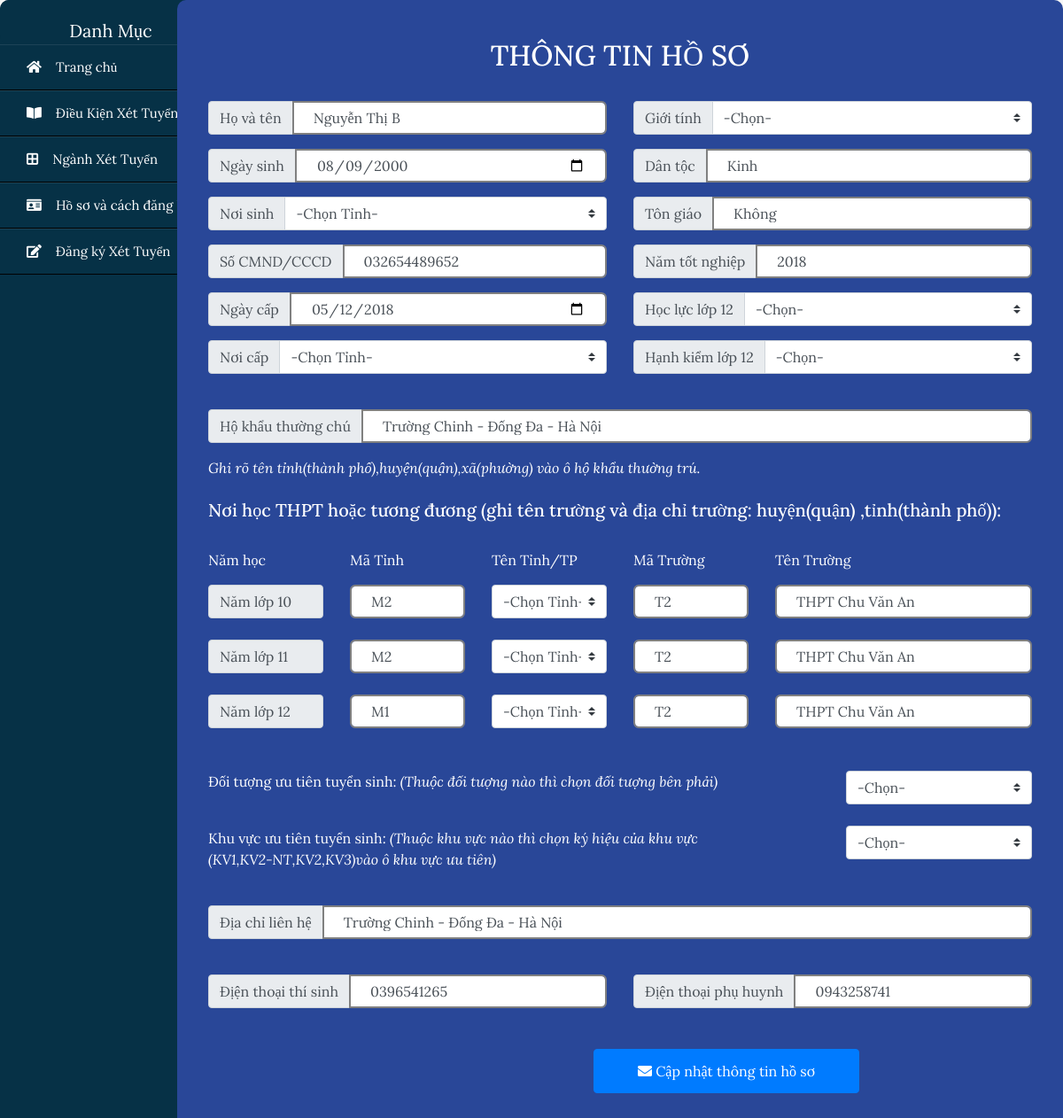
The app's page /sua.php?id=4 with its own data.
### tables this page shows
CREATE TABLE `ttusers` (
  `id` int(10) NOT NULL,
  `hoten` varchar(100) NOT NULL,
  `ngaysinh` date NOT NULL,
  `noisinh` varchar(100) NOT NULL,
  `hocluc` varchar(50) NOT NULL,
  `gioitinh` varchar(50) NOT NULL,
  `dantoc` varchar(50) NOT NULL,
  `tongiao` varchar(50) NOT NULL,
  `namtotnghiep` year(4) NOT NULL,
  `hanhkiem` varchar(50) NOT NULL,
  `cmnd` char(100) NOT NULL,
  `ngaycap` date NOT NULL,
  `noicap` varchar(100) NOT NULL,
  `hokhautc` varchar(100) NOT NULL,
  `dtuutien` char(10) NOT NULL,
  `kvuutien` char(10) NOT NULL,
  `diachilh` varchar(100) NOT NULL,
  `sdt` char(100) NOT NULL,
  `sdtph` char(100) NOT NULL,
  `matinh10` char(10) NOT NULL,
  `matinh11` char(10) NOT NULL,
  `matinh12` char(10) NOT NULL,
  `tinh10` varchar(50) NOT NULL,
  `tinh11` varchar(50) NOT NULL,
  `tinh12` varchar(50) NOT NULL,
  `matruong10` char(10) NOT NULL,
  `matruong11` char(10) NOT NULL,
  `matruong12` char(10) NOT NULL,
  `tentruong10` varchar(50) NOT NULL,
  `tentruong11` varchar(50) NOT NULL,
  `tentruong12` varchar(50) NOT NULL
);

### sua.php (the view, shortened to what this page needs)
<?php
    require 'config/db.php';
?>
<!doctype html>
<html lang="en">
  <head>
    <link rel="stylesheet" href="https://use.fontawesome.com/releases/v5.7.2/css/all.css">
    <link rel="stylesheet" href="https://stackpath.bootstrapcdn.com/bootstrap/4.3.1/css/bootstrap.min.css">
    <link rel="stylesheet"  href="css/stylehoso.css">
</head>
  <body>
<?php
    $id = $_GET['id'];
    $sql_up = "SELECT * FROM ttusers WHERE id = $id";
    $query_up = mysqli_query($conn, $sql_up);
    $row_up = mysqli_fetch_assoc($query_up);
?>
<div class="container-fluid">
    <div class="row">
        <div class="col-md-2">
            <ul class="menu-links">
                <header>Danh Mục</header>
                <li class="MENU0" ><a href="index.php"><i class="fas fa-home"></i>Trang chủ</a></li>
                <li class="MENU1" ><a href="#"><i class="fas fa-book-open"></i>Điều Kiện Xét Tuyển</a></li>
                <li class="MENU2" ><a href="#"><i class="fas fa-border-all"></i>Ngành Xét Tuyển</a></li>
                <li class="MENU3">  <a href="#"><i class="fas fa-id-card"></i>Hồ sơ và cách đăng ký</a></li>
                <li class="MENU4"><a href="#"><i class="fas fa-edit"></i>Đăng ký Xét Tuyển</a></li>
            </ul>
        </div>
        <div class="col-md-10">
        <form class="card-body" method="POST" enctype="multipart/form-data" >
            <div class="container">
                <br>
                <h2 class="form-name">THÔNG TIN HỒ SƠ</h2>
                <br>
                <div class="row">
                    <div class="col-md-6">
                        <div class="left">
                            <div class="input-group mb-3">
                                <div class="input-group-prepend">
                                    <span class="input-group-text" >Họ và tên</span>
                                </div>
                                <input type="text" name="hoten" value="<?php echo $row_up['hoten']; ?>" class="form-control" placeholder="Nhập tên">
                            </div>
                            <div class="input-group mb-3">
                                <div class="input-group-prepend">
                                    <span class="input-group-text" >Ngày sinh</span>
                                </div>
                                <input type="date" name="ngaysinh" value="<?php echo $row_up['ngaysinh']; ?>" class="form-control">
                            </div>
                            <div class="input-group mb-3">
                                <div class="input-group-prepend">
                                    <span class="input-group-text" for="noisinh">Nơi sinh</span>
                                </div>
                                <select class="custom-select" name="noisinh" value="<?php echo $row_up['noisinh']; ?>" >
                                <option selected>-Chọn Tỉnh-</option>
                                </select>
                            </div>
                            <div class="input-group mb-3">
                                <div class="input-group-prepend">
                                    <span class="input-group-text" >Số CMND/CCCD</span>
                                </div>
                                <input type="text" class="form-control" name="cmnd" value="<?php echo $row_up['cmnd']; ?>" placeholder="Số CMND/CCCD">
                            </div>
                            <div class="input-group mb-3">
                                <div class="input-group-prepend">
                                    <span class="input-group-text" >Ngày cấp</span>
                                </div>
                                <input type="date" name="ngaycap" value="<?php echo $row_up['ngaycap']; ?>" class="form-control">
                            </div>
                            <div class="input-group mb-3">
                                <div class="input-group-prepend">
                                    <span class="input-group-text" for="noicap">Nơi cấp</span>
                                </div>
                                <select class="custom-select" name="noicap" value="<?php echo $row_up['noicap']; ?>" >
                                <option selected>-Chọn Tỉnh-</option>
                                </select>
                            </div>
                        </div>
                    </div>
                    <div class="col-md-6">
                        <div class="right">
                            <div class="input-group mb-3">
                                <div class="input-group-prepend">
                                    <span class="input-group-text" for="gioitinh">Giới tính</span>
                                </div>
                                <select class="custom-select" name="gioitinh" value="<?php echo $row_up['gioitinh']; ?>" >
                                    <option selected>-Chọn-</option>
                                </select>
                            </div>
                            <div class="input-group mb-3">
                                <div class="input-group-prepend">
                                    <span class="input-group-text" >Dân tộc</span>
                                </div>
                                <input type="text" class="form-control" name="dantoc" value="<?php echo $row_up['dantoc']; ?>" placeholder="Nhập tên">
                            </div>
                            <div class="input-group mb-3">
                                <div class="input-group-prepend">
                                    <span class="input-group-text" >Tôn giáo</span>
                                </div>
                                <input type="text" class="form-control" name="tongiao" value="<?php echo $row_up['tongiao']; ?>" placeholder="Nhập tên">
                            </div>
                            <div class="input-group mb-3">
                                <div class="input-group-prepend">
                                    <span class="input-group-text" >Năm tốt nghiệp</span>
                                </div>
                                <input type="year" name="namtotnghiep" value="<?php echo $row_up['namtotnghiep']; ?>" class="form-control" placeholder="Nhập năm">
                            </div>
                            <div class="input-group mb-3">
                                <div class="input-group-prepend">
                                    <span class="input-group-text" for="hocluc">Học lực lớp 12</span>
                                </div>
                                <select class="custom-select" name="hocluc" value="<?php echo $row_up['hocluc']; ?>" >
                                    <option selected>-Chọn-</option>
                                </select>
                            </div>
                            <div class="input-group mb-3">
                                <div class="input-group-prepend">
                                    <span class="input-group-text" for="hanhkiem">Hạnh kiểm lớp 12</span>
                                </div>
                                <select class="custom-select" name="hanhkiem" value="<?php echo $row_up['hanhkiem']; ?>" >
                                    <option selected>-Chọn-</option>
                                </select>
                            </div>
                        </div>
                    </div>
                </div>
            </div>
            <br>
            <div class="container">
                <div class="input-group mb-3">
                    <div class="input-group-prepend">
                        <span class="input-group-text" >Hộ khẩu thường chú</span>
                    </div>
                    <input type="text" class="form-control" name="hokhautc" value="<?php echo $row_up['hokhautc']; ?>" placeholder="Nhập hộ khẩu thường chú">
                </div>
                <i>Ghi rõ tên tỉnh(thành phố),huyện(quận),xã(phường) vào ô hộ khẩu thường trú.</i>
                <br>
                <br>
                <h5>Nơi học THPT hoặc tương đương (ghi tên trường và địa chỉ trường: huyện(quận) ,tỉnh(thành phố)):</h5>
                <br>
            </div>
            <div class="container">
                <div class="row">
                    <div class="col-md-2">
                        <p>Năm học</p>
                        <span class="input-group-text" id="basic-addon1">Năm lớp 10</span>
                        <br>
                        <span class="input-group-text" id="basic-addon1">Năm lớp 11</span>
                        <br>
                        <span class="input-group-text" id="basic-addon1">Năm lớp 12</span>
                    </div>
                    <div class="col-md-2">
                        <p>Mã Tỉnh</p>
                        <input type="text" class="form-control" name="matinh10" value="<?php echo $row_up['matinh10']; ?>"  placeholder="Nhập Mã" >
                        <br>
                        <input type="text" class="form-control" name="matinh11" value="<?php echo $row_up['matinh11']; ?>"  placeholder="Nhập Mã" >
                        <br>
                        <input type="text" class="form-control" name="matinh12" value="<?php echo $row_up['matinh12']; ?>"  placeholder="Nhập Mã" >
                    </div>
                    <div class="col-md-2">
                        <p>Tên Tỉnh/TP</p>
                        <select class="custom-select" name="tinh10" value="<?php echo $row_up['tinh10']; ?>" id="tentinh">
                        <option selected>-Chọn Tỉnh-</option>
                        </select>
                        <br>
                        <br>
                        <select class="custom-select" name="tinh11" value="<?php echo $row_up['tinh11']; ?>" id="tentinh">
                        <option selected>-Chọn Tỉnh-</option>
                        </select>
                        <br>
                        <br>
                        <select class="custom-select" name="tinh12" value="<?php echo $row_up['tinh12']; ?>" id="tentinh">
                        <option selected>-Chọn Tỉnh-</option>
                        </select>
                    </div>
                    <div class="col-md-2">
                        <p>Mã Trường</p>
                        <input type="text" class="form-control" name="matruong10" value="<?php echo $row_up['matruong10']; ?>" placeholder="Nhập Mã">
                        <br>
                        <input type="text" class="form-control" name="matruong11" value="<?php echo $row_up['matruong11']; ?>" placeholder="Nhập Mã">
                        <br>
                        <input type="text" class="form-control" name="matruong12" value="<?php echo $row_up['matruong12']; ?>" placeholder="Nhập Mã">
                    </div>
                    <div class="col-md-4">
                        <p>Tên Trường</p>
                        <input  list="tentruong" class="form-control" name="tentruong10" value="<?php echo $row_up['tentruong10']; ?>" placeholder="Tên Trường">
                        <br>
                        <input  list="tentruong" class="form-control" name="tentruong11" value="<?php echo $row_up['tentruong11']; ?>" placeholder="Tên Trường">
                        <br>
                        <input  list="tentruong" class="form-control" name="tentruong12" value="<?php echo $row_up['tentruong12']; ?>" placeholder="Tên Trường">
                    </div>
                </div>
            </div>
            <br>
            <br>
            <div class="container">
                <div class="row">
                    <div class="col-md-9">
                        <p>Đối tượng ưu tiên tuyển sinh: <i>(Thuộc đối tượng nào thì chọn đối tượng bên phải)</i></p>
                        <br>
                        <p>Khu vực ưu tiên tuyển sinh: <i>(Thuộc khu vực nào thì chọn ký hiệu của khu vực<br>(KV1,KV2-NT,KV2,KV3)vào ô khu vực ưu tiên)</i></p>
                    </div>
                    <div class="col-md-3">
                        <select class="custom-select" name="dtuutien" value="<?php echo $row_up['dtuutien']; ?>" >
                            <option selected>-Chọn-</option>
                        </select>
                        <br>
                        <br>
                        <select class="custom-select" name="kvuutien" value="<?php echo $row_up['kvuutien']; ?>" >
                            <option selected>-Chọn-</option>
                        </select>
                    </div>
                </div>
            </div>
            <br>
            <div class="container">
                <div class="input-group mb-3">
                    <div class="input-group-prepend">
                        <span class="input-group-text" >Địa chỉ liên hệ</span>
                    </div>
                    <input type="text" class="form-control" name="diachilh" value="<?php echo $row_up['diachilh']; ?>" placeholder="Nhập địa chỉ liên hệ">
                </div>
            </div>
            <div class="container">
                <div class="row">
                    <div class="col-md-6">
                    <br>
                        <div class="input-group mb-3">
                            <div class="input-group-prepend">
                                <span class="input-group-text" >Địện thoại thí sinh</span>
                            </div>
                            <input type="text" class="form-control" name="sdt" value="<?php echo $row_up['sdt']; ?>" placeholder="Nhập số điện thoại">
                        </div>
                    </div>
                    <div class="col-md-6">
                    <br>
                        <div class="input-group mb-3">
                            <div class="input-group-prepend">
                                <span class="input-group-text" >Địện thoại phụ huynh</span>
                            </div>
                            <input type="text" class="form-control" name="sdtph" value="<?php echo $row_up['sdtph']; ?>" placeholder="Nhập số điện thoại">
                        </div>
                    </div>
                </div>
            </div>
            <button name="sbm" class="btn btn-primary" type="submit"><i class="fa fa-envelope"></i> Cập nhật thông tin hồ sơ</button>
        </form>
        </div>
    </div>
</div>
</body>
</html>

### css/stylehoso.css (style rules this page uses)
html, body { height: 100%; padding: 0px; margin: 0px; background: #f6f6f6; font-family: 'Lora', serif; }
* { margin: 0; padding: 0; list-style: none; text-decoration: none; }
.container input { width: 100%; border: 2px solid grey; position: relative; line-height: 30px; border-radius: 6px; padding: 0 22px; }
.form-name { color: white; text-align: center; }
.container-fluid .row .col-md-10 { background-color: #294798; padding: 0px 0px 50px 0px; border-radius: 10px; }
i,h5,p { color: white; }
.menu-links { position: relative;; right:15px; width: 250px; height: 100%; background-color:#063146; border-radius: 10px; }
.menu-links header { text-align: center; font-size: 20px; color: white; user-select: none; padding-top: 20px ; background-color: #063146; border-radius: 10px; }
.menu-links li a { display: block; height: 100%; width: 100%; line-height: 50px; color: white; font-size: 15px; padding-left: 30px; text-decoration: none; box-sizing: border-box; border-top: 1px solid rgba(225, 225,225,.1); border-bottom: 1px solid black; transition: .4s; }
.menu-links li a i { margin-right: 16px; }
.btn-primary { position:relative; position: fixed; position:static; margin-left: 450px; margin-top: 30px; width: 300px; height: 50px; }

### records on screen
ttusers: hoten "Nguyễn Thị B", ngaysinh "08/09/2000", noisinh "-Chọn Tỉnh-", cmnd "032654489652", ngaycap "05/12/2018", noicap "-Chọn Tỉnh-", gioitinh "-Chọn-", dantoc "Kinh", tongiao "Không", namtotnghiep "2018", hocluc "-Chọn-", hanhkiem "-Chọn-", hokhautc "Trường Chinh - Đống Đa - Hà Nội", matinh10 "M2", matinh11 "M2", matinh12 "M1", tinh10 "-Chọn Tỉnh-", tinh11 "-Chọn Tỉnh-", tinh12 "-Chọn Tỉnh-", matruong10 "T2", matruong11 "T2", matruong12 "T2", tentruong10 "THPT Chu Văn An", tentruong11 "THPT Chu Văn An", tentruong12 "THPT Chu Văn An", dtuutien "-Chọn-", kvuutien "-Chọn-", diachilh "Trường Chinh - Đống Đa - Hà Nội", sdt "0396541265", sdtph "0943258741"
